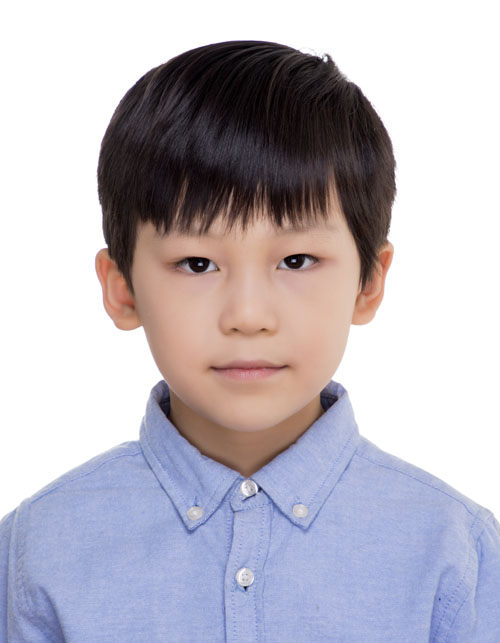
#> input picture Alex1small.jpg, 500 x 643 px
$ python OpenCVLearn210829.py
#> lines starting #> are read from the running program, lines starting #| are printed output that depends on the picture
import cv2
import numpy as np

image = cv2.imread("Alex1small.jpg")
#> image is the input picture: shape (643, 500, 3); mean B, G, R 191.8, 182.5, 187.1
print("shape:", image.shape)
#| shape: (643, 500, 3)
print("size:", image.size)
#| size: 964500
print("dtype:", image.dtype)
#| dtype: uint8
print("px rgb", image[642, 499])
#| px rgb [220 175 162]
print("px", image[642, 499, 1])
#| px 175

# 改变图片左上角区域的颜色 y:0-100 x:0-100
# for i in range(300,401):
#     for j in range(250,351):
#         image[i,j] = [100,100,100]

# 将BGR转化为GRAY BLUE GREEN RED
gray_img = cv2.cvtColor(image, cv2.COLOR_RGB2GRAY)
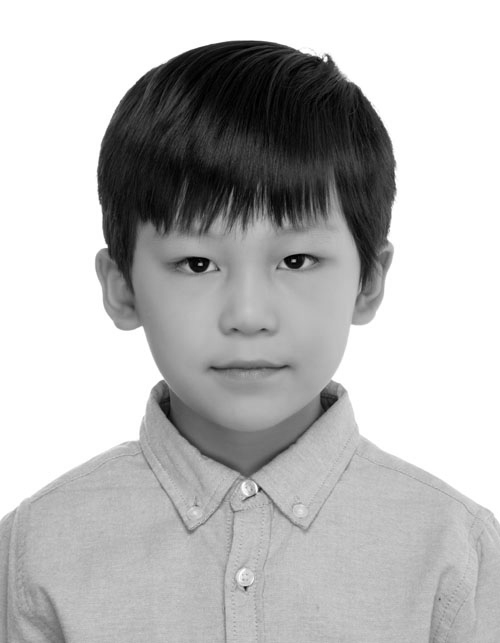
#> gray_img: shape (643, 500); min 0, max 255, mean 185.8
print("gray_img.shape", gray_img.shape)
#| gray_img.shape (643, 500)
# gray_img2 = cv2.cvtColor(image,cv2.COLOR_BGR2GRAY)
# 将BGR转化为HSV  H 色彩 0红 180蓝 S 饱和度 V 明暗度
hsv_img = cv2.cvtColor(image, cv2.COLOR_BGR2HSV)
#> hsv_img: shape (643, 500, 3); mean H, S, V 52.8, 40.4, 201.7
print("HSV_IMG.shape:", hsv_img.shape)
#| HSV_IMG.shape: (643, 500, 3)
print("px hsv", hsv_img[642, 499])
#| px hsv [113  67 220]
# [35 lines of commented-out code are left out]
w = 200
h = 100
img = np.zeros((h, w), np.uint8)
# [28 lines of commented-out code are left out]
img_2 = np.hstack((image,image))
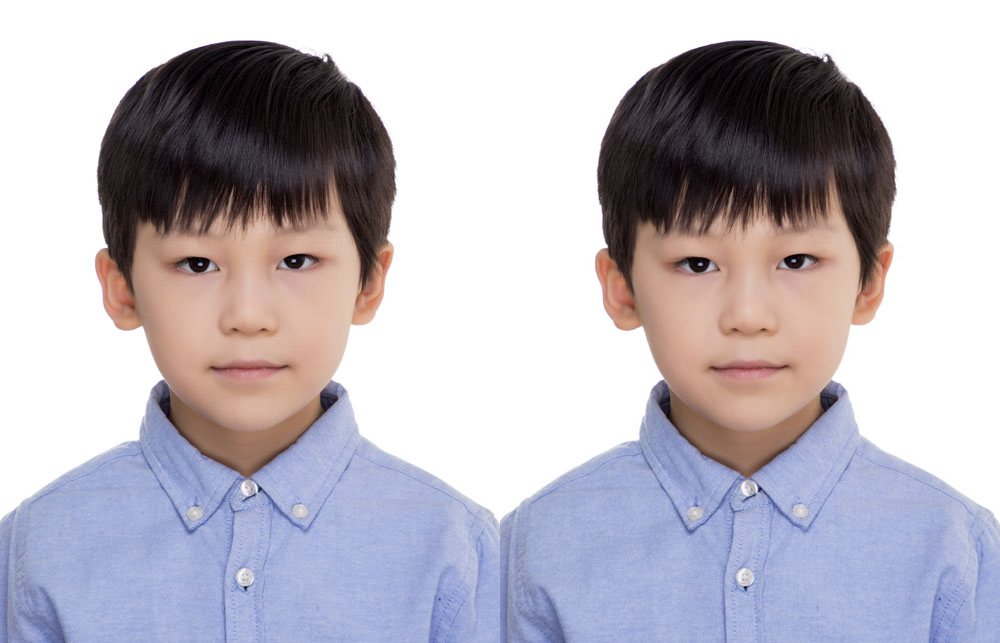
#> img_2: shape (643, 1000, 3); mean B, G, R 191.8, 182.5, 187.1

cv2.imshow("snow",img_2)
cv2.waitKey()
cv2.destroyAllWindows()
